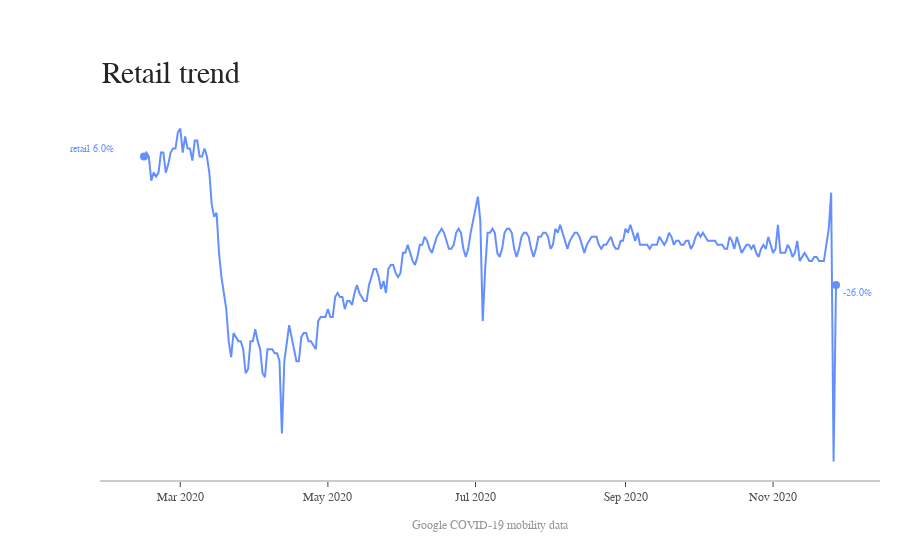

This figure's notebook cell:
### Code cell
rc,fig = plotTrend(Source = US_trend,
              title = 'Retail trend',
              isPercentage = True,
              dateColumnHeader = 'date',
              labels = ['retail_and_recreation_percent_change_from_baseline'],
              credits = 'Google COVID-19 mobility data')
if rc:
    fig.show()

### Figure 1 — Plotly figure (JSON) as saved in the notebook; plotly's stock layout.template omitted (floating-point values rounded to 4 significant figures; data arrays with more than 128 entries replaced by an {"elided": "..."} marker saying what was removed)
{"data": [{"connectgaps": true, "line": {"color": "rgb(100,143,255)", "width": 2}, "mode": "lines", "name": "retail_and_recreation_percent_change_from_baseline", "type": "scatter", "x": {"elided": "287 str values"}, "y": {"elided": "287 int values"}}, {"marker": {"color": "rgb(100,143,255)", "size": 8}, "mode": "markers", "type": "scatter", "x": ["2020-02-15", "2020-11-27"], "y": [6, -26]}], "layout": {"annotations": [{"font": {"color": "rgb(100,143,255)", "family": "Arial", "size": 10}, "showarrow": false, "text": "retail 6.0%", "x": 0.02, "xanchor": "right", "xref": "paper", "y": 8, "yanchor": "middle"}, {"font": {"color": "rgb(100,143,255)", "family": "Arial", "size": 10}, "showarrow": false, "text": "-26.0%", "x": 0.95, "xanchor": "left", "xref": "paper", "y": -28, "yanchor": "middle"}, {"font": {"color": "rgb(37,37,37)", "family": "Arial", "size": 30}, "showarrow": false, "text": "Retail trend", "x": 0, "xanchor": "left", "xref": "paper", "y": 1.05, "yanchor": "bottom", "yref": "paper"}, {"font": {"color": "rgb(150,150,150)", "family": "Arial", "size": 12}, "showarrow": false, "text": "Google COVID-19 mobility data", "x": 0.5, "xanchor": "center", "xref": "paper", "y": -0.1, "yanchor": "top", "yref": "paper"}], "autosize": false, "margin": {"autoexpand": false, "l": 100, "r": 20, "t": 110}, "plot_bgcolor": "white", "showlegend": false, "xaxis": {"linecolor": "rgb(204, 204, 204)", "linewidth": 2, "showgrid": false, "showline": true, "showticklabels": true, "tickfont": {"color": "rgb(82, 82, 82)", "family": "Arial", "size": 12}, "ticks": "outside"}, "yaxis": {"showgrid": false, "showline": false, "showticklabels": false, "zeroline": false}}}
